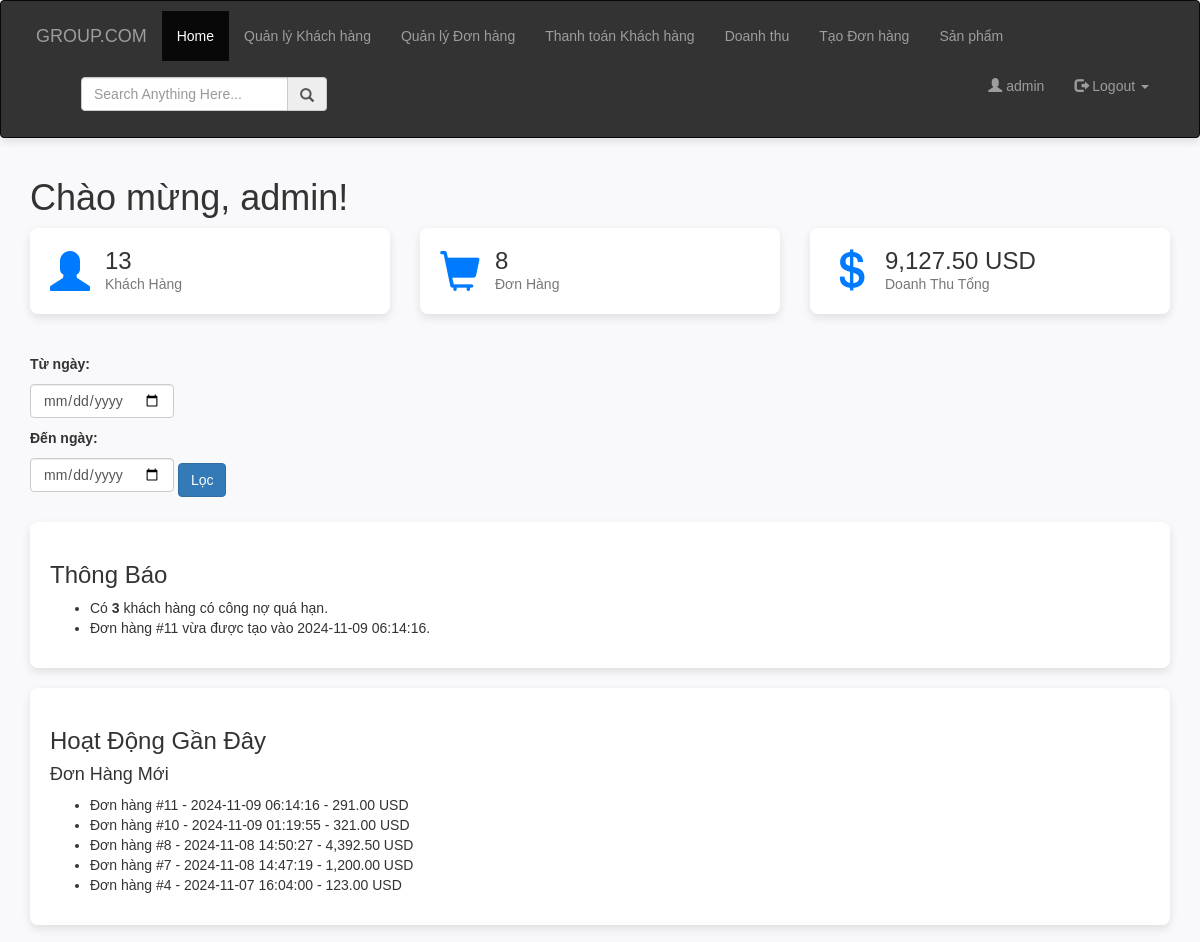
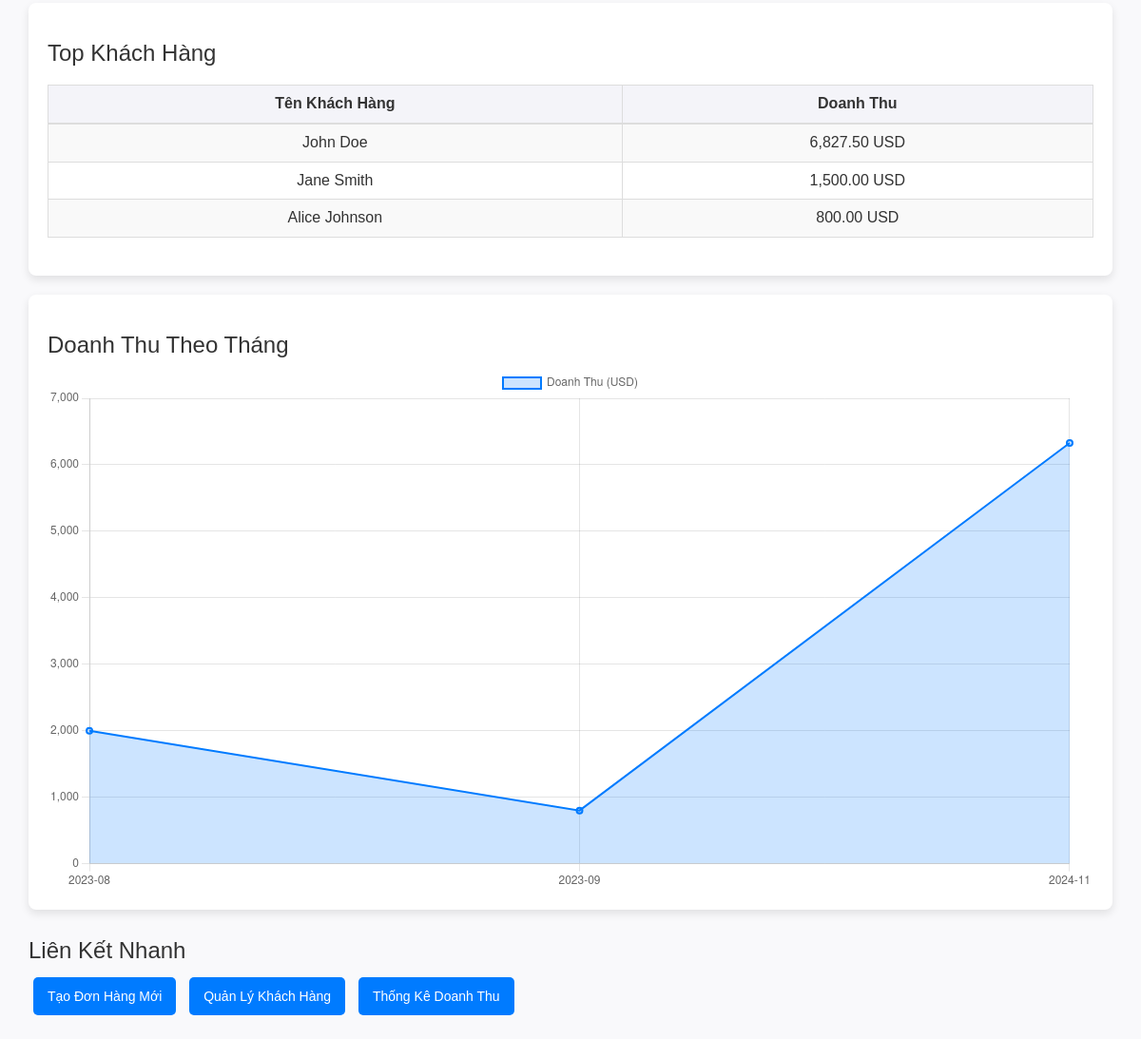
/index.php (signed in), run on the app's committed database (2 pictures, top to bottom).
### tables this page shows
CREATE TABLE `orders` (
  `order_id` int(11) NOT NULL,
  `customer_id` int(11) DEFAULT NULL,
  `employee_id` int(11) DEFAULT NULL,
  `order_date` datetime DEFAULT NULL,
  `total_amount` decimal(10,2) DEFAULT NULL,
  `status` enum('new','ordered','partial_payment','paid','cancelled') DEFAULT NULL,
  `cancellation_reason` varchar(255) DEFAULT NULL
);

### index.php (the view, shortened to what this page needs)
<?php
require 'connect.php';
include "nav.php";
$start_date = isset($_GET['start_date']) ? $_GET['start_date'] : null;
$end_date = isset($_GET['end_date']) ? $_GET['end_date'] : null;
$customer_count = $conn->query("SELECT COUNT(*) FROM customers")->fetchColumn();
$order_count = $conn->query("SELECT COUNT(*) FROM orders")->fetchColumn();
$total_revenue_query = "SELECT SUM(total_amount) FROM orders";
$total_revenue = $conn->query($total_revenue_query)->fetchColumn();
$recent_orders = $conn->query("SELECT * FROM orders ORDER BY order_date DESC LIMIT 5")->fetchAll(PDO::FETCH_ASSOC);
$top_customers = $conn->query("
    SELECT first_name, last_name, SUM(total_amount) AS revenue
    FROM orders
    JOIN customers ON orders.customer_id = customers.customer_id
    GROUP BY customers.customer_id
    ORDER BY revenue DESC
    LIMIT 5
")->fetchAll(PDO::FETCH_ASSOC);
$monthly_revenue_query = "
    SELECT DATE_FORMAT(order_date, '%Y-%m') AS month, SUM(total_amount) AS revenue
    FROM orders";
$monthly_revenue_query .= " GROUP BY month ORDER BY month";
$monthly_revenue = $conn->query($monthly_revenue_query)->fetchAll(PDO::FETCH_ASSOC);
$monthly_labels = [];
$monthly_data = [];
foreach ($monthly_revenue as $row) {
    $monthly_labels[] = $row['month'];
    $monthly_data[] = $row['revenue'];
}
?>
<!DOCTYPE html>
<html lang="vi">
<head>
    <link rel="stylesheet" href="https://maxcdn.bootstrapcdn.com/bootstrap/3.3.7/css/bootstrap.min.css">
    <link rel="stylesheet" href="style.css">
</head>
<body>
<div class="container">
    <h1>Chào mừng, <?php echo htmlspecialchars($_SESSION['username']); ?>!</h1>
    <div class="row">
        <div class="col-md-4">
            <div class="stat-card">
                <span class="stat-icon glyphicon glyphicon-user"></span>
                <div class="stat-content">
                    <h3><?php echo $customer_count; ?></h3>
                    <p>Khách Hàng</p>
                </div>
            </div>
        </div>
        <div class="col-md-4">
            <div class="stat-card">
                <span class="stat-icon glyphicon glyphicon-shopping-cart"></span>
                <div class="stat-content">
                    <h3><?php echo $order_count; ?></h3>
                    <p>Đơn Hàng</p>
                </div>
            </div>
        </div>
        <div class="col-md-4">
            <div class="stat-card">
                <span class="stat-icon glyphicon glyphicon-usd"></span>
                <div class="stat-content">
                    <h3><?php echo number_format($total_revenue, 2); ?> USD</h3>
                    <p>Doanh Thu Tổng</p>
                </div>
            </div>
        </div>
    </div>
    <?php
$overdue_customers_count = $conn->query("
    SELECT COUNT(*)
    FROM customers
    WHERE outstanding_balance > 0 AND warning_status = 1
")->fetchColumn();
$newest_order = $conn->query("
    SELECT order_id, order_date
    FROM orders
    ORDER BY order_date DESC
    LIMIT 1
")->fetch(PDO::FETCH_ASSOC);
?>
    <form method="GET" class="form-inline">
        <label for="start_date">Từ ngày:</label>
        <input type="date" name="start_date" id="start_date" class="form-control" value="<?php echo htmlspecialchars($start_date); ?>">
        <label for="end_date">Đến ngày:</label>
        <input type="date" name="end_date" id="end_date" class="form-control" value="<?php echo htmlspecialchars($end_date); ?>">
        <button type="submit" class="btn btn-primary">Lọc</button>
    </form>
<div class="notifications">
    <h3>Thông Báo</h3>
    <ul>
        <li>Có <strong><?php echo $overdue_customers_count; ?></strong> khách hàng có công nợ quá hạn.</li>
        <?php if ($newest_order): ?>
            <li>Đơn hàng #<?php echo htmlspecialchars($newest_order['order_id']); ?> vừa được tạo vào <?php echo htmlspecialchars($newest_order['order_date']); ?>.</li>
        <?php else: ?>
            <li>Chưa có đơn hàng nào.</li>
        <?php endif; ?>
    </ul>
</div>
    <div class="recent-activity">
        <h3>Hoạt Động Gần Đây</h3>
        <h4>Đơn Hàng Mới</h4>
        <ul>
            <?php foreach ($recent_orders as $order): ?>
                <li>Đơn hàng #<?php echo $order['order_id']; ?> - <?php echo htmlspecialchars($order['order_date']); ?> - <?php echo number_format($order['total_amount'], 2); ?> USD</li>
            <?php endforeach; ?>
        </ul>
    </div>
    <div class="top-customers">
        <h3>Top Khách Hàng</h3>
        <table class="table table-striped">
            <thead>
            <tr>
                <th>Tên Khách Hàng</th>
                <th>Doanh Thu</th>
            </tr>
            </thead>
            <tbody>
            <?php foreach ($top_customers as $customer): ?>
                <tr>
                    <td><?php echo htmlspecialchars($customer['first_name'] . ' ' . $customer['last_name']); ?></td>
                    <td><?php echo number_format($customer['revenue'], 2); ?> USD</td>
                </tr>
            <?php endforeach; ?>
            </tbody>
        </table>
    </div>
    <div class="chart-container">
        <h3>Doanh Thu Theo Tháng</h3>
        <canvas id="revenueChart"></canvas>
    </div>
    <div class="quick-links">
        <h3>Liên Kết Nhanh</h3>
        <a href="create_order.php">Tạo Đơn Hàng Mới</a>
        <a href="customers.php">Quản Lý Khách Hàng</a>
        <a href="sales_statistics.php">Thống Kê Doanh Thu</a>
    </div>
</div>
<script>
    const revenueData = {
        labels: <?php echo json_encode($monthly_labels); ?>,
        datasets: [{
            label: 'Doanh Thu (USD)',
            data: <?php echo json_encode($monthly_data); ?>,
            backgroundColor: 'rgba(0, 123, 255, 0.2)',
            borderColor: 'rgba(0, 123, 255, 1)',
            borderWidth: 2,
            fill: true
        }]
    };
    const config = {
        type: 'line',
        data: revenueData,
        options: {
            responsive: true,
            scales: {
                y: { beginAtZero: true }
            }
        }
    };
    const revenueChart = new Chart(document.getElementById('revenueChart'), config);
</script>
</body>
</html>

### style.css (style rules this page uses)
body { font-family: Arial, sans-serif; background-color: #f4f4f9; color: #333; }
table { width: 100%; border-collapse: collapse; margin: 20px 0; }
table, th, td { border: 1px solid #ddd; padding: 8px; text-align: left; }
th { background-color: #f2f2f2; color: #333; }
th, td { padding: 10px; border: 1px solid #ddd; text-align: center; }
th { background-color: #f4f4f9; }
form { margin-top: 20px; }
label, select, input, button { display: block; margin-bottom: 10px; }
button { padding: 8px 16px; background-color: #4CAF50; color: white; border: none; cursor: pointer; }

### index.php (style rules this page uses)
body { font-family: Arial, sans-serif; background: #f9f9fb; margin: 0; padding: 0; }
.container { max-width: 1200px; margin: 20px auto; }
.stat-card { background: #fff; padding: 20px; border-radius: 8px; box-shadow: 0 4px 10px rgba(0, 0, 0, 0.1); display: flex; align-items: center; margin-bottom: 20px; transition: transform 0.2s; }
.stat-icon { font-size: 40px; color: #007bff; margin-right: 15px; }
.stat-content h3 { margin: 0; font-size: 24px; color: #333; }
.stat-content p { margin: 0; color: #777; }
.recent-activity, .top-customers, .chart-container, .notifications { background: #fff; padding: 20px; border-radius: 8px; box-shadow: 0 4px 10px rgba(0, 0, 0, 0.1); margin-top: 20px; }
.quick-links { margin-top: 30px; }
.quick-links a { display: inline-block; margin: 5px; padding: 10px 15px; color: #fff; background: #007bff; border-radius: 5px; text-decoration: none; transition: background 0.2s; }

### data on the page
orders: order_id "11", order_date "2024-11-09 06:14:16", total_amount "291.00"
orders: order_id "10", order_date "2024-11-09 01:19:55", total_amount "321.00"
orders: order_id "8", order_date "2024-11-08 14:50:27", total_amount "4,392.50"
orders: order_id "7", order_date "2024-11-08 14:47:19", total_amount "1,200.00"
orders: order_id "4", order_date "2024-11-07 16:04:00", total_amount "123.00"

### other printed values
$_SESSION['username'] "admin"
$customer_count "13"
$order_count "8"
$total_revenue "9,127.50"
$overdue_customers_count "3"
$customer['first_name'] . ' ' . $customer['last_name'] "John Doe"
$customer['revenue'] "6,827.50"
$customer['first_name'] . ' ' . $customer['last_name'] "Jane Smith"
$customer['revenue'] "1,500.00"
$customer['first_name'] . ' ' . $customer['last_name'] "Alice Johnson"
$customer['revenue'] "800.00"
chart data {{ json_encode($monthly_labels) }} ["2023-08","2023-09","2024-11"]
chart data {{ json_encode($monthly_data) }} ["2000.00","800.00","6327.50"]
